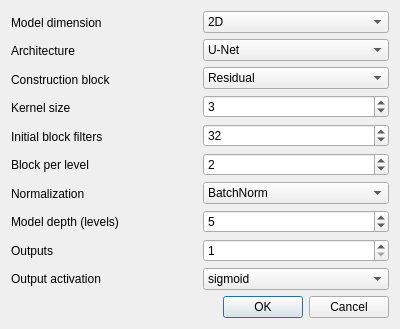
<?xml version="1.0" encoding="UTF-8"?>
<ui version="4.0">
 <class>Dialog</class>
 <widget class="QDialog" name="Dialog">
  <property name="geometry">
   <rect>
    <x>0</x>
    <y>0</y>
    <width>400</width>
    <height>311</height>
   </rect>
  </property>
  <property name="windowTitle">
   <string>New model</string>
  </property>
  <layout class="QVBoxLayout" name="mainLayout">
   <item>
    <layout class="QHBoxLayout" name="horizontalLayout">
     <item>
      <layout class="QVBoxLayout" name="verticalLayout_left">
       <item>
        <widget class="QLabel" name="label_dimension">
         <property name="text">
          <string>Model dimension</string>
         </property>
        </widget>
       </item>
       <item>
        <widget class="QLabel" name="label_architecture">
         <property name="text">
          <string>Architecture</string>
         </property>
        </widget>
       </item>
       <item>
        <widget class="QLabel" name="label_backbone">
         <property name="text">
          <string>Construction block</string>
         </property>
        </widget>
       </item>
       <item>
        <widget class="QLabel" name="label_kernel_size">
         <property name="text">
          <string>Kernel size</string>
         </property>
        </widget>
       </item>
       <item>
        <widget class="QLabel" name="label_block_filters">
         <property name="text">
          <string>Initial block filters</string>
         </property>
        </widget>
       </item>
       <item>
        <widget class="QLabel" name="label_block_per_level">
         <property name="text">
          <string>Block per level</string>
         </property>
        </widget>
       </item>
       <item>
        <widget class="QLabel" name="label_normalization">
         <property name="text">
          <string>Normalization</string>
         </property>
        </widget>
       </item>
       <item>
        <widget class="QLabel" name="label_depth">
         <property name="text">
          <string>Model depth (levels)</string>
         </property>
        </widget>
       </item>
       <item>
        <widget class="QLabel" name="label_outputs">
         <property name="text">
          <string>Outputs</string>
         </property>
        </widget>
       </item>
       <item>
        <widget class="QLabel" name="label_output_activation">
         <property name="text">
          <string>Output activation</string>
         </property>
        </widget>
       </item>
      </layout>
     </item>
     <item>
      <layout class="QVBoxLayout" name="verticalLayout_right">
       <item>
        <widget class="QComboBox" name="comboBox_dimension">
         <item>
          <property name="text">
           <string>2D</string>
          </property>
         </item>
         <item>
          <property name="text">
           <string>3D</string>
          </property>
         </item>
        </widget>
       </item>
       <item>
        <widget class="QComboBox" name="comboBox_architecture">
         <item>
          <property name="text">
           <string>U-Net</string>
          </property>
         </item>
        </widget>
       </item>
       <item>
        <widget class="QComboBox" name="comboBox_backbone">
         <item>
          <property name="text">
           <string>Residual</string>
          </property>
         </item>
         <item>
          <property name="text">
           <string>VGG</string>
          </property>
         </item>
        </widget>
       </item>
       <item>
        <widget class="QSpinBox" name="spinBox_kernel_size">
         <property name="minimum">
          <number>2</number>
         </property>
         <property name="maximum">
          <number>32</number>
         </property>
         <property name="value">
          <number>3</number>
         </property>
        </widget>
       </item>
       <item>
        <widget class="QSpinBox" name="spinBox_block_filters">
         <property name="minimum">
          <number>1</number>
         </property>
         <property name="maximum">
          <number>16777216</number>
         </property>
         <property name="value">
          <number>32</number>
         </property>
        </widget>
       </item>
       <item>
        <widget class="QSpinBox" name="spinBox_block_per_level">
         <property name="minimum">
          <number>1</number>
         </property>
         <property name="maximum">
          <number>32</number>
         </property>
         <property name="value">
          <number>2</number>
         </property>
        </widget>
       </item>
       <item>
        <widget class="QComboBox" name="comboBox_normalization">
         <property name="currentIndex">
          <number>1</number>
         </property>
         <item>
          <property name="text">
           <string>None</string>
          </property>
         </item>
         <item>
          <property name="text">
           <string>BatchNorm</string>
          </property>
         </item>
        </widget>
       </item>
       <item>
        <widget class="QSpinBox" name="spinBox_depth">
         <property name="minimum">
          <number>1</number>
         </property>
         <property name="maximum">
          <number>16777216</number>
         </property>
         <property name="value">
          <number>5</number>
         </property>
        </widget>
       </item>
       <item>
        <widget class="QSpinBox" name="spinBox_outputs">
         <property name="minimum">
          <number>1</number>
         </property>
         <property name="maximum">
          <number>1000</number>
         </property>
        </widget>
       </item>
       <item>
        <widget class="QComboBox" name="comboBox_output_activation">
         <item>
          <property name="text">
           <string>sigmoid</string>
          </property>
         </item>
         <item>
          <property name="text">
           <string>tanh</string>
          </property>
         </item>
         <item>
          <property name="text">
           <string>linear</string>
          </property>
         </item>
         <item>
          <property name="text">
           <string>softmax</string>
          </property>
         </item>
        </widget>
       </item>
      </layout>
     </item>
    </layout>
   </item>
   <item>
    <spacer name="verticalSpacer">
     <property name="orientation">
      <enum>Qt::Vertical</enum>
     </property>
     <property name="sizeHint" stdset="0">
      <size>
       <width>20</width>
       <height>90</height>
      </size>
     </property>
    </spacer>
   </item>
   <item>
    <widget class="QDialogButtonBox" name="buttonBox">
     <property name="orientation">
      <enum>Qt::Horizontal</enum>
     </property>
     <property name="standardButtons">
      <set>QDialogButtonBox::Cancel|QDialogButtonBox::Ok</set>
     </property>
    </widget>
   </item>
  </layout>
 </widget>
 <resources/>
 <connections>
  <connection>
   <sender>buttonBox</sender>
   <signal>accepted()</signal>
   <receiver>Dialog</receiver>
   <slot>accept()</slot>
   <hints>
    <hint type="sourcelabel">
     <x>248</x>
     <y>254</y>
    </hint>
    <hint type="destinationlabel">
     <x>157</x>
     <y>274</y>
    </hint>
   </hints>
  </connection>
  <connection>
   <sender>buttonBox</sender>
   <signal>rejected()</signal>
   <receiver>Dialog</receiver>
   <slot>reject()</slot>
   <hints>
    <hint type="sourcelabel">
     <x>316</x>
     <y>260</y>
    </hint>
    <hint type="destinationlabel">
     <x>286</x>
     <y>274</y>
    </hint>
   </hints>
  </connection>
 </connections>
</ui>
